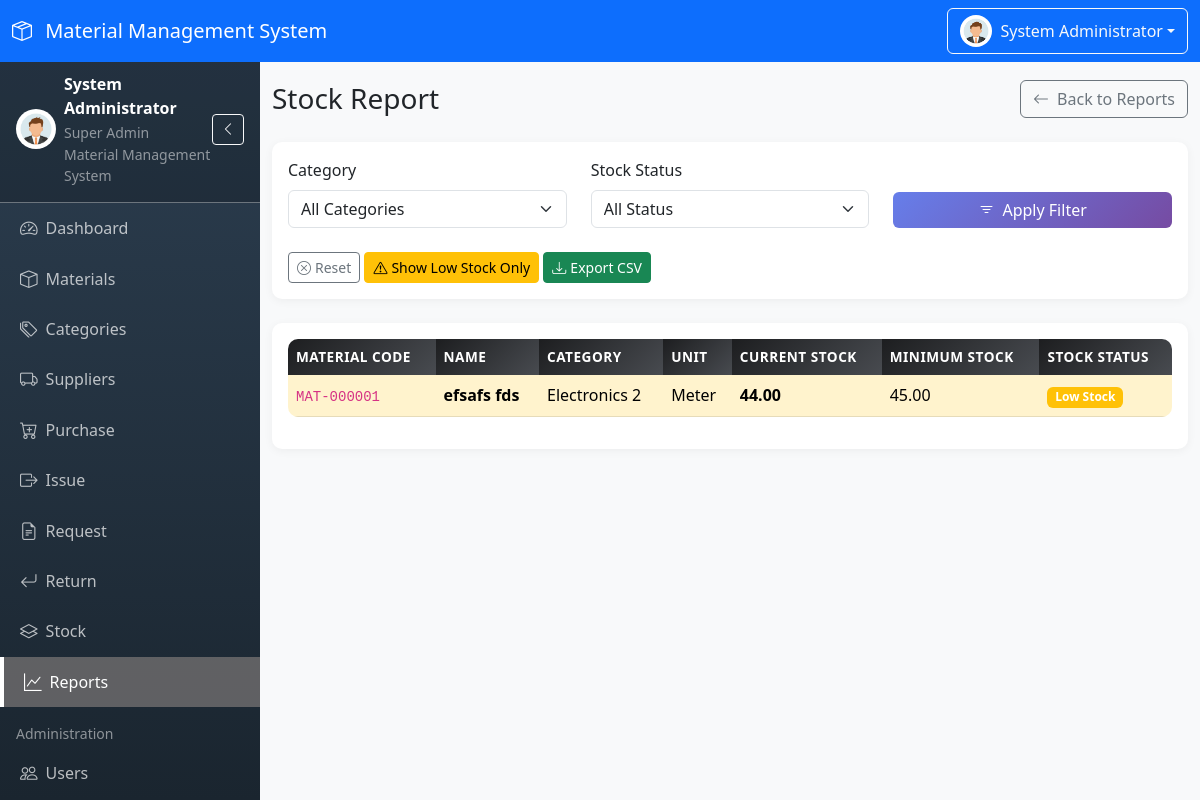
Screenshot of /modules/reports/stock_report.php (signed in) with the database file from the repository.
### tables this page shows
CREATE TABLE `materials` (
  `id` int(11) NOT NULL,
  `material_code` varchar(20) NOT NULL,
  `material_name` varchar(100) NOT NULL,
  `category_id` int(11) NOT NULL,
  `unit` enum('Piece','Kg','Liter','Meter','Bag','Box','Roll','Packet') NOT NULL,
  `minimum_stock` decimal(10,2) NOT NULL DEFAULT 0.00,
  `current_stock` decimal(10,2) NOT NULL DEFAULT 0.00,
  `description` text DEFAULT NULL,
  `status` enum('Active','Inactive') NOT NULL DEFAULT 'Active',
  `created_by` int(11) DEFAULT NULL,
  `created_at` timestamp NOT NULL DEFAULT current_timestamp(),
  `updated_at` timestamp NOT NULL DEFAULT current_timestamp() ON UPDATE current_timestamp()
);

CREATE TABLE `categories` (
  `id` int(11) NOT NULL,
  `category_code` varchar(20) NOT NULL,
  `category_name` varchar(100) NOT NULL,
  `description` text DEFAULT NULL,
  `status` enum('Active','Inactive') NOT NULL DEFAULT 'Active',
  `created_by` int(11) DEFAULT NULL,
  `created_at` timestamp NOT NULL DEFAULT current_timestamp(),
  `updated_at` timestamp NOT NULL DEFAULT current_timestamp() ON UPDATE current_timestamp()
);

### modules/reports/stock_report.php (the view, shortened to what this page needs)
<?php
$status_filter = $_GET['status'] ?? '';
$sql = "SELECT m.*, c.category_name
        FROM materials m
        INNER JOIN categories c ON m.category_id = c.id
        WHERE 1=1";
$params = [];
$sql .= " ORDER BY m.material_name";
$stmt = $pdo->prepare($sql);
$stmt->execute($params);
$all_materials = $stmt->fetchAll();
$materials = [];
foreach ($all_materials as $material) {
    $stock_status = '';
    if ($material['current_stock'] == 0) {
        $stock_status = 'Out of Stock';
    } elseif ($material['current_stock'] <= $material['minimum_stock']) {
        $stock_status = 'Low Stock';
    } else {
        $stock_status = 'In Stock';
    }
    if (empty($status_filter) || $stock_status === $status_filter) {
        $materials[] = array_merge($material, ['stock_status' => $stock_status]);
    }
}
require_once __DIR__ . '/../../includes/header.php';
?>
<div class="d-flex justify-content-between align-items-center mb-4">
    <h1 class="h3 mb-0">Stock Report</h1>
    <a href="<?php echo BASE_URL; ?>/modules/reports/index.php" class="btn btn-outline-secondary">
        <i class="bi bi-arrow-left me-2"></i>Back to Reports
    </a>
</div>
<div class="card mb-4">
    <div class="card-body">
        <form method="GET" class="row align-items-end">
            <div class="col-md-4 mb-3">
                <label for="category" class="form-label">Category</label>
                <select class="form-select" id="category" name="category">
                    <option value="">All Categories</option>
                </select>
            </div>
            <div class="col-md-4 mb-3">
                <label for="status" class="form-label">Stock Status</label>
                <select class="form-select" id="status" name="status">
                    <option value="">All Status</option>
                </select>
            </div>
            <div class="col-md-4 mb-3">
                <button type="submit" class="btn btn-primary w-100">
                    <i class="bi bi-filter me-2"></i>Apply Filter
                </button>
            </div>
        </form>
        <div class="row mt-2">
            <div class="col-12">
                <a href="<?php echo BASE_URL; ?>/modules/reports/stock_report.php" class="btn btn-sm btn-outline-secondary">
                    <i class="bi bi-x-circle me-1"></i>Reset
                </a>
                <a href="<?php echo BASE_URL; ?>/modules/reports/stock_report.php?status=Low+Stock" class="btn btn-sm btn-warning">
                    <i class="bi bi-exclamation-triangle me-1"></i>Show Low Stock Only
                </a>
                <a href="<?php echo BASE_URL; ?>/modules/reports/export_csv.php?report=stock&<?php echo http_build_query($_GET); ?>" class="btn btn-sm btn-success">
                    <i class="bi bi-download me-1"></i>Export CSV
                </a>
            </div>
        </div>
    </div>
</div>
<div class="card">
    <div class="card-body">
        <div class="table-responsive">
            <table class="table table-hover">
                <thead>
                    <tr>
                        <th>Material Code</th>
                        <th>Name</th>
                        <th>Category</th>
                        <th>Unit</th>
                        <th>Current Stock</th>
                        <th>Minimum Stock</th>
                        <th>Stock Status</th>
                    </tr>
                </thead>
                <tbody>
                    <?php foreach ($materials as $material): ?>
                    <?php
                    $status_colors = [
                        'In Stock' => 'success',
                        'Low Stock' => 'warning',
                        'Out of Stock' => 'danger'
                    ];
                    ?>
                    <tr class="<?php echo $material['stock_status'] === 'Out of Stock' || $material['stock_status'] === 'Low Stock' ? 'table-' . $status_colors[$material['stock_status']] : ''; ?>">
                        <td><code><?php echo htmlspecialchars($material['material_code']); ?></code></td>
                        <td><strong><?php echo htmlspecialchars($material['material_name']); ?></strong></td>
                        <td><?php echo htmlspecialchars($material['category_name']); ?></td>
                        <td><?php echo htmlspecialchars($material['unit']); ?></td>
                        <td>
                            <span class="<?php echo $material['stock_status'] === 'Out of Stock' || $material['stock_status'] === 'Low Stock' ? 'fw-bold' : ''; ?>">
                                <?php echo number_format($material['current_stock'], 2); ?>
                            </span>
                        </td>
                        <td><?php echo number_format($material['minimum_stock'], 2); ?></td>
                        <td>
                            <span class="badge bg-<?php echo $status_colors[$material['stock_status']]; ?>">
                                <?php echo htmlspecialchars($material['stock_status']); ?>
                            </span>
                        </td>
                    </tr>
                    <?php endforeach; ?>
                </tbody>
            </table>
        </div>
    </div>
</div>
<?php require_once __DIR__ . '/../../includes/footer.php'; ?>

### assets/css/style.css (style rules this page uses)
:root { --primary-color: #667eea; --secondary-color: #764ba2; --sidebar-width: 260px; --sidebar-collapsed-width: 70px; --navbar-height: 56px; }
body { font-family: 'Segoe UI', Tahoma, Geneva, Verdana, sans-serif; background-color: #f8f9fa; overflow-x: hidden; }
.card { border: none; border-radius: 10px; box-shadow: 0 2px 10px rgba(0, 0, 0, 0.05); margin-bottom: 20px; }
.table { border-radius: 10px; overflow: hidden; }
.table thead th { background: linear-gradient(135deg, #1d1e20, #484b50); color: white; border: none; font-weight: 600; text-transform: uppercase; font-size: 0.85rem; letter-spacing: 0.5px; }
.table tbody tr { transition: all 0.2s ease; }
.btn-primary { background: linear-gradient(135deg, var(--primary-color), var(--secondary-color)); border: none; }

### rows the page displays
materials: material_code "MAT-000001", material_name "efsafs fds", category.category_name "Electronics 2", unit "Meter", current_stock "44.00", minimum_stock "45.00", stock_status "Low Stock"

### other values shown
SYSTEM_NAME "Material Management System"
$_SESSION['full_name'] "System Administrator"
$_SESSION['role_name'] "Super Admin"
